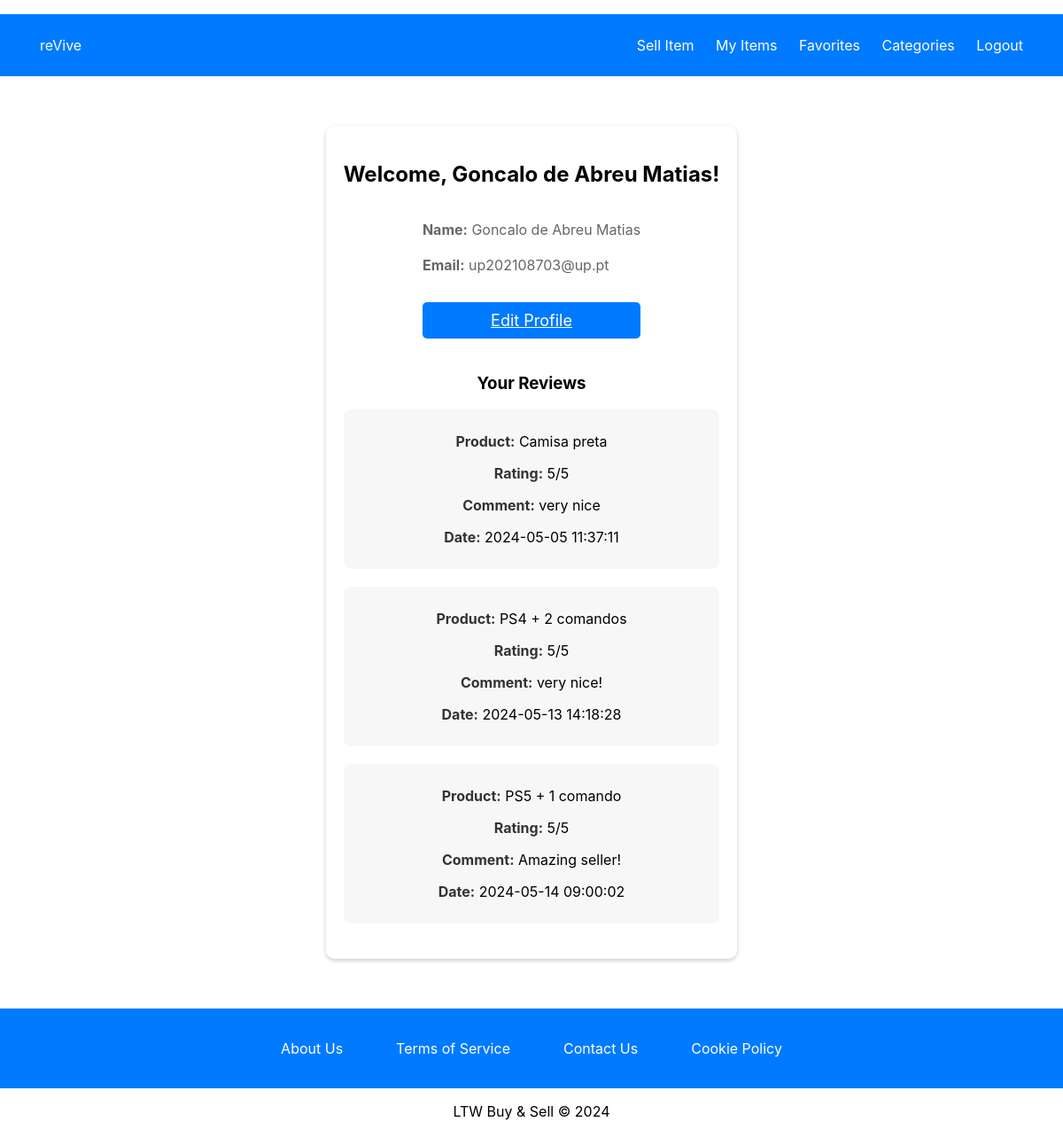
The page /pages/profile.php (signed in) on the database its author committed.
### tables this page shows
CREATE TABLE users (
    user_id INTEGER PRIMARY KEY AUTOINCREMENT,
    name TEXT NOT NULL,
    username TEXT NOT NULL UNIQUE,
    password TEXT NOT NULL,
    email TEXT NOT NULL UNIQUE,
    is_admin BOOLEAN NOT NULL DEFAULT 0
);

CREATE TABLE items (
    item_id INTEGER PRIMARY KEY AUTOINCREMENT,
    user_id INTEGER NOT NULL,
    category_id INTEGER NOT NULL,
    title TEXT NOT NULL,
    description TEXT,
    brand TEXT,
    model TEXT,
    size TEXT,
    condition TEXT,
    price REAL NOT NULL,
    image_path TEXT, -- Path to item images
    FOREIGN KEY (user_id) REFERENCES users(user_id),
    FOREIGN KEY (category_id) REFERENCES categories(category_id)
);

### utils/session.php (called while the page is built, shortened)
<?php
    class Session {
        public function isLoggedIn() {
            return isset($_SESSION['user_id']);
        }
    }
?>

### database/users.class.php (called while the page is built, shortened)
<?php
class Users {
    public function __construct(int $id, string $name, string $username, string $email, bool $is_admin) {
        $this->name = $name;
        $this->email = $email;
    }
    public static function getUser(PDO $db, int $id): ?Users {
        $stmt = $db->prepare('SELECT user_id, name, username, email, is_admin FROM users WHERE user_id = ?');
        $stmt->execute([$id]);
        $user = $stmt->fetch(PDO::FETCH_ASSOC);
        if ($user) {
            return new Users(
                $user['user_id'],
                $user['name'],
                $user['username'],
                $user['email'],
                (bool) $user['is_admin']
            );
        } else {
            return null;
        }
    }
}
?>

### database/reviews.class.php (called while the page is built, shortened)
<?php
class Reviews {
    public static function getReviewsByUser(PDO $db, int $userId): array {
        $stmt = $db->prepare("SELECT items.title, reviews.rating, reviews.comment, reviews.review_date FROM reviews JOIN items ON reviews.item_id = items.item_id WHERE reviews.user_id = ?");
        $stmt->execute([$userId]);
        return $stmt->fetchAll(PDO::FETCH_ASSOC);
    }
}

### pages/profile.php (the view, shortened to what this page needs)
<?php
require_once(__DIR__ . '/../utils/session.php');
require_once(__DIR__ . '/../database/connection.db.php');
require_once(__DIR__ . '/../database/users.class.php');
require_once(__DIR__ . '/../database/reviews.class.php');
require_once(__DIR__ . '/../templates/common.php');
$session = new Session();
$db = getDatabaseConnection();
$user_id = $_SESSION['user_id'];
$user = Users::getUser($db, $user_id);
$reviews = Reviews::getReviewsByUser($db, $user_id);
drawHeader('Profile', true, false, $session);
?>
<link rel="stylesheet" type="text/css" href="../styles/profile.css">
<div class="profile-container">
    <h2>Welcome, <?php echo htmlspecialchars($user->name); ?>!</h2>
    <div class="profile-details">
        <p><strong>Name:</strong> <?php echo htmlspecialchars($user->name); ?></p>
        <p><strong>Email:</strong> <?php echo htmlspecialchars($user->email); ?></p>
        <a href="edit_profile.php">Edit Profile</a>
    </div>
    <h3>Your Reviews</h3>
    <div class="user-reviews">
        <?php if (count($reviews) > 0): ?>
            <ul>
                <?php foreach ($reviews as $review): ?>
                    <li>
                        <p><strong>Product:</strong> <?php echo htmlspecialchars($review['title']); ?></p>
                        <p><strong>Rating:</strong> <?php echo htmlspecialchars($review['rating']); ?>/5</p>
                        <p><strong>Comment:</strong> <?php echo htmlspecialchars($review['comment']); ?></p>
                        <p><strong>Date:</strong> <?php echo htmlspecialchars($review['review_date']); ?></p>
                    </li>
                <?php endforeach; ?>
            </ul>
        <?php else: ?>
            <p>You have not reviewed any products yet.</p>
        <?php endif; ?>
    </div>
</div>
<?php
drawFooter();
?>

### templates/common.php (shortened to what this page needs)
<?php
require_once(__DIR__ . '/../utils/session.php');
function drawHeader($title = 'reVive : Buy and Sell', $includeTopBar = false, $includeProfileIcon = false, Session $session = null) {
    ?>
    <!DOCTYPE html>
    <html lang="en">
    <head>
        <link rel="stylesheet" type="text/css" href="../styles/register.css">
        <link rel="stylesheet" type="text/css" href="../styles/mainPage.css">
        <link rel="stylesheet" type="text/css" href="../styles/login.css">
    </head>
    <body>
        <header>
            <?php if ($includeTopBar): ?>
            <div class="top-bar">
                <div class="top-bar-left">
                    <a href="../pages/index.php">reVive</a>
                </div>
                <div class="top-bar-right">
                    <?php if ($session && $session->isLoggedIn()): ?>
                        <a href="../pages/create_item.php" class="profile-icon">Sell Item</a>
                        <a href="../pages/my_items.php">My Items</a>
                        <a href="../pages/favorites.php">Favorites</a>
                        <a href="../pages/categories.php">Categories</a>
                        <a href="../actions/action_logout.php">Logout</a>
                    <?php else: ?>
                        <a href="../pages/login.php">Login</a>
                        <a href="../pages/register.php">Create Account</a>
                    <?php endif; ?>
                </div>
            </div>
            <?php endif; ?>
        </header>
        <main>
    <?php
}
function drawFooter() {
    ?>
        </main>
        <footer>
            <div class="bottom-bar">
                <div class="bottom-bar-container">
                    <a href="../pages/about-us.php" class="bottom-bar-button">About Us</a>
                    <a href="../pages/terms.php" class="bottom-bar-button">Terms of Service</a>
                    <a href="../pages/contact.php" class="bottom-bar-button">Contact Us</a>
                    <a href="../pages/cookies.php" class="bottom-bar-button">Cookie Policy</a>
                </div>
            </div>
            <p>LTW Buy & Sell &copy; 2024</p>
        </footer>
    </body>
    </html>
    <?php
}
?>

### styles/register.css (style rules this page uses)
body, html { height: 100%; margin: 0; font-family: -apple-system, BlinkMacSystemFont, "Segoe UI", Roboto, "Helvetica Neue", Arial, sans-serif; }
header h1, footer { text-align: center; }
header, footer { margin: 0; padding: 1em 0; }

### styles/mainPage.css (style rules this page uses)
html, body { height: 100%; margin: 0; padding: 0; display: flex; flex-direction: column; font-family: -apple-system, BlinkMacSystemFont, "Segoe UI", Roboto, "Helvetica Neue", Arial, sans-serif; }
body { min-height: 100vh; display: flex; flex-direction: column; }
main { flex: 1; display: flex; flex-direction: column; }
footer { flex-shrink: 0; width: 100%; text-align: center; }
.bottom-bar { background-color: #007aff; color: white; padding: 20px 0; text-align: center; display: flex; justify-content: center; }
.bottom-bar-container { display: flex; justify-content: space-evenly; max-width: 1200px; margin: 0 auto; }
.bottom-bar-button { padding: 10px 20px; color: white; background-color: #007aff; border: none; border-radius: 5px; font-size: 16px; cursor: pointer; transition: background-color 0.3s, color 0.3s; text-align: center; display: inline-block; margin: 0 10px; }

### styles/login.css (style rules this page uses)
body, html { height: 100%; margin: 0; font-family: -apple-system, BlinkMacSystemFont, "Segoe UI", Roboto, "Helvetica Neue", Arial, sans-serif; }
header h1, footer { text-align: center; }
header, footer { margin: 0; padding: 1em 0; }

### styles/profile.css (style rules this page uses)
.profile-container { max-width: 800px; margin: 40px auto; padding: 20px; background: #fff; box-shadow: 0 2px 5px rgba(0,0,0,0.2); border-radius: 10px; text-align: left; }
.profile-details p { font-size: 16px; color: #666; line-height: 1.5; margin-bottom: 10px; }
.profile-details a { display: inline-block; background-color: #007aff; color: white; padding: 10px 15px; margin: 20px auto; border: none; cursor: pointer; font-size: 18px; border-radius: 5px; transition: background-color 0.3s; text-align: center; }
body, html { height: 100%; margin: 0; font-family: -apple-system, BlinkMacSystemFont, "Segoe UI", Roboto, "Helvetica Neue", Arial, sans-serif; }
main { display: flex; flex-direction: column; align-items: center; justify-content: center; flex-grow: 1; }
footer { flex-shrink: 0; width: 100%; text-align: center; }
.profile-container { text-align: center; }
.profile-details { display: inline-block; text-align: left; max-width: 90%; }
.profile-details a { width: 100%; box-sizing: border-box; margin: 20px 0; }
.user-reviews ul { list-style: none; padding: 0; }
.user-reviews li { margin-bottom: 20px; padding: 10px; background-color: #f7f7f7; border-radius: 8px; }
.user-reviews strong { color: #333; }

### templates/common.php (style rules this page uses)
.top-bar, .bottom-bar { background-color: #007aff; color: white; display: flex; justify-content: space-between; padding: 25px 35px; align-items: center; }
.top-bar a, .bottom-bar-button { color: white; text-decoration: none; margin: 0 10px; font-size: 16px; transition: background-color 0.3s, transform 0.2s, box-shadow 0.2s; }
.profile-icon { margin-right: 10px; cursor: pointer; }

### rows shown on the page
users: name "Goncalo de Abreu Matias", email "up202108703@up.pt"
items: title "Camisa preta", rating "5", comment "very nice", review_date "2024-05-05 11:37:11"
items: title "PS4 + 2 comandos", rating "5", comment "very nice!", review_date "2024-05-13 14:18:28"
items: title "PS5 + 1 comando", rating "5", comment "Amazing seller!", review_date "2024-05-14 09:00:02"
